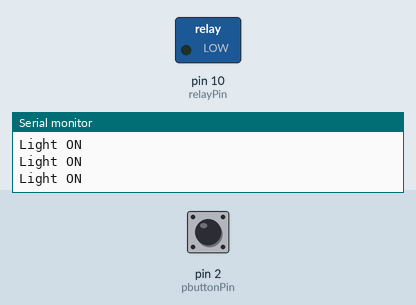
Simulated run of this sketch. Board: Arduino Uno, built with avr-gcc and run on an emulated ATmega328P. Parts: switched loads named in the sketch (green lamp = pin HIGH), the last lines printed to the serial monitor. The inputs (shaded band) are chosen by the test bench; at power-on: pin 2 (pbuttonPin) HIGH.

Above: at 1.2 s.
1.3 s: pin 2 (pbuttonPin) pulled LOW for 0.15 s
At 2.8 s:
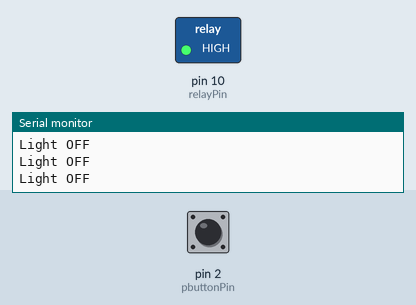
3.1 s: pin 2 (pbuttonPin) pulled LOW for 1 s
At 5.0 s:
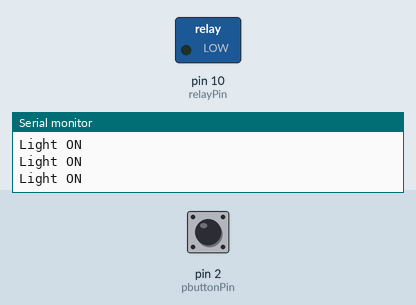
5.7 s: pin 2 (pbuttonPin) pulled LOW for 3.2 s
At 10.1 s:
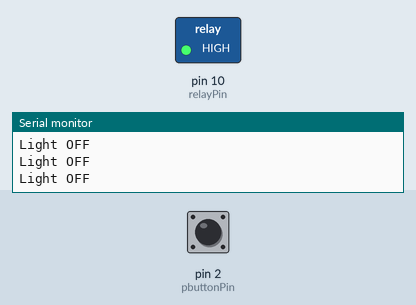
Timing chart, 0 to 11.6 s (numbered marks = the images above; inputs shaded):
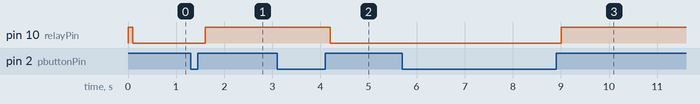

Measured:
- after the input at 1.3 s, pin 10 (relayPin): LOW → HIGH after 0.30 s
- after the input at 3.1 s, pin 10 (relayPin): HIGH → LOW after 1.1 s
- after the input at 5.7 s, pin 10 (relayPin): LOW → HIGH after 3.3 s

The sketch:

testbuttonrelay.ino
```cpp
int pbuttonPin = 2;
int relayPin = 10;

int val = 0;
int relayon = 0;
int tekan = 0;


void setup() {
  Serial.begin(9600);
  pinMode(pbuttonPin, INPUT_PULLUP);
  pinMode(relayPin, OUTPUT);
 digitalWrite(relayPin, HIGH);
}

void loop() {
  val = digitalRead(pbuttonPin);

  if(val == HIGH && relayon == LOW){
    tekan = 1-tekan;
    delay(100);
  }

  relayon = val;
      if(tekan == HIGH){
        Serial.println("Light ON");
        digitalWrite(relayPin, LOW);
      }else{
        Serial.println("Light OFF");
        digitalWrite(relayPin, HIGH);
      }
delay(100);
}
```
